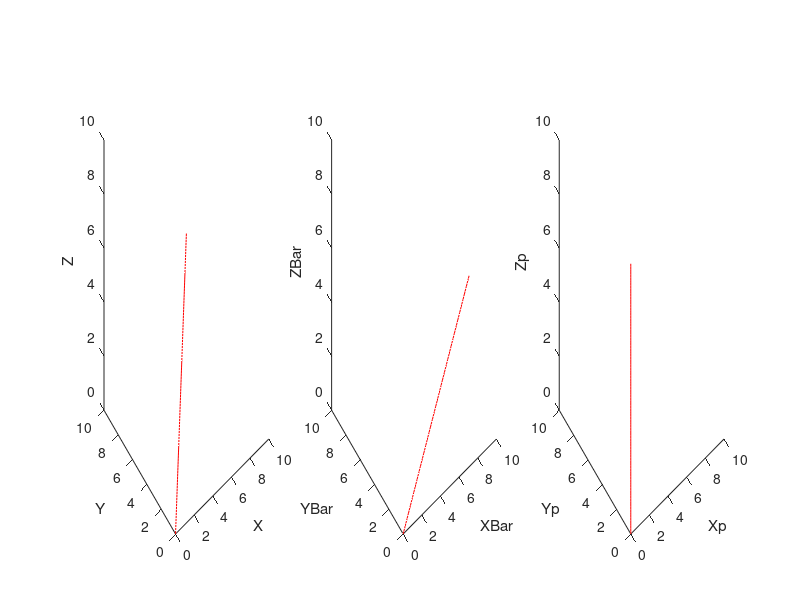

This chart was generated by the following MATLAB code:
clear;
close;
clc;

% Assume observer at the origion
% Generation of random points within range
% These points are used as example of galaxies
range = 10;
size = 100;
% g_x = rand(1, size).*2.*range - range;
% g_y = rand(1, size).*2.*range - range;
% g_z = rand(1, size).*2.*range - range;


% Define the lightcone 
r_l = range;
theta_l = pi/4;
phi_l = pi/4;
theta_o = pi/12;

% Line of Sight 
r = linspace(0, r_l, size);
g_x = r .* sin(theta_l) .* cos(phi_l);
g_y = r .* sin(theta_l) .* sin(phi_l);
g_z = r .* cos(theta_l);

axisRange = [0, range];

h=figure(1)
set(h, 'Position', [0 0 1400 360])
subplot(1,3,1)
plot3(g_x, g_y, g_z, 'r')
xlim(axisRange)
ylim(axisRange)
zlim(axisRange)
xlabel('X')
ylabel('Y')
zlabel('Z')

%% Reference Frame Rotation

% rotation around the z axis, counter-clockwise by phi_i
g_x_bar = g_x .* cos(-phi_l) - g_y .* sin(-phi_l);
g_y_bar = g_x .* sin(-phi_l) + g_y .* cos(-phi_l);
g_z_bar = g_z;
subplot(1,3,2)
plot3(g_x_bar, g_y_bar, g_z_bar, 'r')
xlim(axisRange)
ylim(axisRange)
zlim(axisRange)
xlabel('XBar')
ylabel('YBar')
zlabel('ZBar')

% rotation around the y-axis, clockwise, by theta_i
% same as counter-clockwise by -theta_i
g_x_p = g_x_bar .* cos(-theta_l) + g_z_bar .* sin(-theta_l);
g_y_p = g_y_bar;
g_z_p = - g_x_bar .* sin(-theta_l) + g_z_bar .* cos(-theta_l);
subplot(1,3,3)
plot3(g_x_p, g_y_p, g_z_p, 'r')
xlim(axisRange)
ylim(axisRange)
zlim(axisRange)
xlabel('Xp')
ylabel('Yp')
zlabel('Zp')


